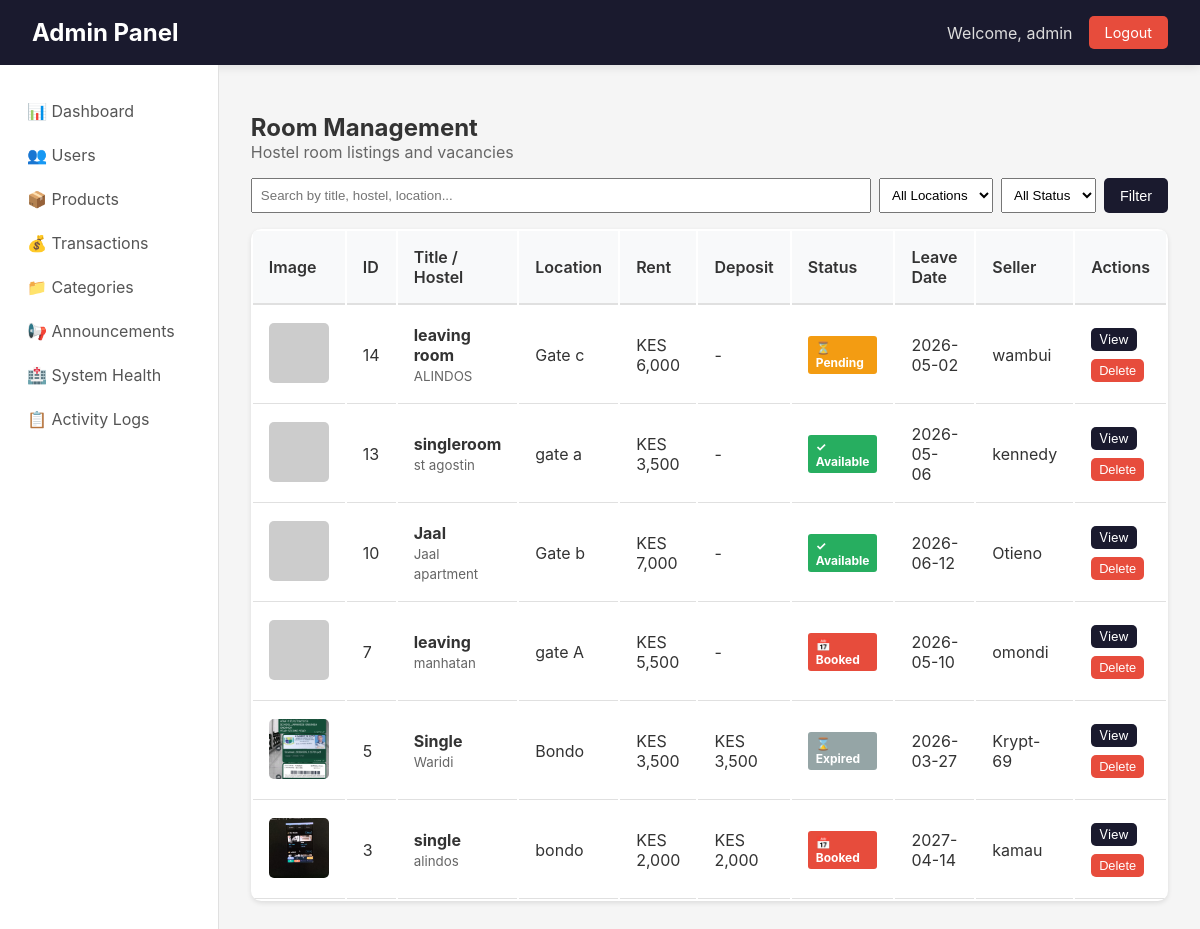
The page /admin/rooms (signed in) on the database its author committed.
### app/models.py (models this page shows, shortened)
class User(UserMixin, db.Model):
    __tablename__ = 'users'
    id = db.Column(db.Integer, primary_key=True)
    username = db.Column(db.String(80), unique=True, nullable=False)
    email = db.Column(db.String(120), unique=True, nullable=False)
    password_hash = db.Column(db.String(128))
    phone = db.Column(db.String(20))
    created_at = db.Column(db.DateTime, default=datetime.utcnow)
    google_id = db.Column(db.String(100), unique=True, nullable=True)
    profile_picture = db.Column(db.String(500), nullable=True)
    products = db.relationship('Product',
        foreign_keys='Product.seller_id',
        back_populates='seller',
        lazy=True
    )
    payments = db.relationship('Payment',
        back_populates='payment_user',
        lazy=True
    )
    phone_number = db.Column(db.String(20))
    campus_location = db.Column(db.String(100))
    hostel_name = db.Column(db.String(100))
    hostel_room = db.Column(db.String(20))
    whatsapp_number = db.Column(db.String(20))
    show_contact_details = db.Column(db.Boolean, default=True)
    contact_preference = db.Column(db.String(20), default='whatsapp')
    is_admin = db.Column(db.Boolean, default=False)
    conversations_as_buyer = db.relationship('Chat',
        foreign_keys='Chat.buyer_id',
        back_populates='buyer',
        lazy=True,
        cascade='all, delete-orphan'
    )
    conversations_as_seller = db.relationship('Chat',
        foreign_keys='Chat.seller_id',
        back_populates='seller',
        lazy=True,
        cascade='all, delete-orphan'
    )
    sent_messages = db.relationship('Message',
        foreign_keys='Message.sender_id',
        back_populates='sender',
        lazy=True,
        cascade='all, delete-orphan'
    )
    sent_offers = db.relationship('Offer',
        foreign_keys='Offer.buyer_id',
        back_populates='offer_buyer',
        lazy=True
    )
    received_offers = db.relationship('Offer',
        foreign_keys='Offer.seller_id',
        back_populates='offer_seller',
        lazy=True
    )

class Product(db.Model):
    __tablename__ = 'products'
    id = db.Column(db.Integer, primary_key=True)
    title = db.Column(db.String(100), nullable=False)
    description = db.Column(db.Text)
    price = db.Column(db.Float, nullable=False)
    condition = db.Column(db.String(20))
    contact_info = db.Column(db.Text)
    is_fast_moving = db.Column(db.Boolean, default=False)
    is_active = db.Column(db.Boolean, default=True)
    is_sold = db.Column(db.Boolean, default=False)
    Token = db.Column(db.Float, nullable=False)
    category_id = db.Column(db.Integer, db.ForeignKey('categories.id'), nullable=False)
    seller_id = db.Column(db.Integer, db.ForeignKey('users.id'), nullable=False)
    image_group_id = db.Column(db.Integer, db.ForeignKey('product_image_groups.id'), nullable=True)
    created_at = db.Column(db.DateTime, default=datetime.utcnow)
    updated_at = db.Column(db.DateTime, default=datetime.utcnow, onupdate=datetime.utcnow)
    hostel_name = db.Column(db.String(100), nullable=False, default='')
    location = db.Column(db.String(100), nullable=False, default='')
    leave_date = db.Column(db.DateTime, nullable=False, default=datetime.utcnow)
    room_type = db.Column(db.String(20), default='single')
    deposit = db.Column(db.Float, default=0)
    commission_percentage = db.Column(db.Float, default=0)
    is_commission_listing = db.Column(db.Boolean, default=False)
    status = db.Column(db.String(20), default='available')
    agreement_user_id = db.Column(db.Integer, db.ForeignKey('users.id'), nullable=True)
    agreement_expires_at = db.Column(db.DateTime, nullable=True)
    booked_at = db.Column(db.DateTime, nullable=True)
    total_unlocks = db.Column(db.Integer, default=0)
    last_interest_update = db.Column(db.DateTime, default=datetime.utcnow)
    payments = db.relationship('Payment', back_populates='product', lazy=True, cascade="all, delete-orphan")
    chats = db.relationship('Chat', back_populates='product', lazy=True, cascade='all, delete-orphan')
    offers = db.relationship('Offer', back_populates='product', lazy=True, cascade='all, delete-orphan')
    unlocks = db.relationship(
    'ProductUnlock',
    back_populates='product',
    cascade='all, delete-orphan'
)
    notifications = db.relationship(
    'Notification',
    back_populates='product',
    cascade='all, delete-orphan'
)
    agreement_user = db.relationship('User', foreign_keys=[agreement_user_id])
    category = db.relationship('Category', back_populates='products')
    seller = db.relationship('User', foreign_keys=[seller_id], back_populates='products')
    image_group = db.relationship('ProductImageGroup', back_populates='product')

class ProductImage(db.Model):
    __tablename__ = 'product_images'
    id = db.Column(db.Integer, primary_key=True)
    filename = db.Column(db.String(255), nullable=False)
    filepath = db.Column(db.String(500), nullable=False)
    uploaded_at = db.Column(db.DateTime, default=datetime.utcnow)
    group_id = db.Column(db.Integer, db.ForeignKey('product_image_groups.id'))
    group = db.relationship('ProductImageGroup', back_populates='images')

### app/admin/routes.py (the view)
@admin_bp.route('/rooms')
@login_required
@admin_required
def rooms():
    page = request.args.get('page', 1, type=int)
    search = request.args.get('search', '')
    status = request.args.get('status', 'all')
    location = request.args.get('location', '')
    query = Product.query.filter(
        Product.hostel_name != '',
        Product.hostel_name.isnot(None)
    )
    if search:
        query = query.filter(
            (Product.title.ilike(f'%{search}%')) |
            (Product.hostel_name.ilike(f'%{search}%')) |
            (Product.location.ilike(f'%{search}%'))
        )
    if location:
        query = query.filter(Product.location.ilike(f'%{location}%'))
    if status == 'available':
        query = query.filter(Product.status == 'available', Product.is_active == True)
    elif status == 'pending':
        query = query.filter(Product.status == 'pending')
    elif status == 'booked':
        query = query.filter(Product.status == 'booked')
    elif status == 'expired':
        query = query.filter(Product.status == 'expired')
    elif status == 'inactive':
        query = query.filter(Product.is_active == False)
    rooms = query.order_by(Product.created_at.desc()).paginate(page=page, per_page=20, error_out=False)
    locations = db.session.query(Product.location).filter(
        Product.hostel_name != '',
        Product.location != ''
    ).distinct().all()
    locations = [loc[0] for loc in locations if loc[0]]
    return render_template('admin/rooms.html', rooms=rooms, search=search, status=status, location=location, locations=locations)

### app/admin/routes.py (called while the page is built)
def admin_required(f):
    @wraps(f)
    def decorated_function(*args, **kwargs):
        if not current_user.is_authenticated:
            flash('Please login to access admin area.', 'warning')
            return redirect(url_for('auth.login'))
        if not current_user.is_admin:
            flash('Admin access required.', 'error')
            return redirect(url_for('main.index'))
        return f(*args, **kwargs)
    return decorated_function

### app/models.py (called while the page is built)
@login_manager.user_loader
def load_user(user_id):
    return User.query.get(int(user_id))

### app/templates/admin/rooms.html (shortened to what this page needs)
{% extends "admin/base.html" %}
{% block content %}
<h2>Room Management</h2>
<p style="color: #666; margin-bottom: 1rem;">Hostel room listings and vacancies</p>
<div style="margin-bottom: 1rem;">
    <form method="GET" style="display: flex; gap: 0.5rem; flex-wrap: wrap;">
        <input type="text" name="search" placeholder="Search by title, hostel, location..." value="{{ search }}" style="flex: 2; padding: 0.5rem;">
        <select name="location" style="padding: 0.5rem;">
            <option value="">All Locations</option>
        </select>
        <select name="status" style="padding: 0.5rem;">
            <option value="all" {% if status == 'all' %}selected{% endif %}>All Status</option>
        </select>
        <button type="submit" class="btn btn-primary">Filter</button>
    </form>
</div>
<table class="data-table">
    <thead>
        <tr>
            <th>Image</th>
            <th>ID</th>
            <th>Title / Hostel</th>
            <th>Location</th>
            <th>Rent</th>
            <th>Deposit</th>
            <th>Status</th>
            <th>Leave Date</th>
            <th>Seller</th>
            <th>Actions</th>
        </tr>
    </thead>
    <tbody>
        {% for room in rooms.items %}
        <tr>
            <td>
                {% if room.image_group and room.image_group.images %}
                    <img src="{{ url_for('static', filename='uploads/product_images/' + room.image_group.images[0].filename) }}"
                         class="room-image"
                         alt="{{ room.title }}"
                         onerror="this.onerror=null; this.src='https://via.placeholder.com/60?text=No+Image'">
                {% else %}
                    <div style="width: 60px; height: 60px; background: #f0f0f0; display: flex; align-items: center; justify-content: center; border-radius: 5px;">🏠</div>
                {% endif %}
            </td>
            <td>{{ room.id }}</td>
            <td>
                <strong>{{ room.title[:35] }}</strong><br>
                <small style="color: #666;">{{ room.hostel_name }}</small>
            </td>
            <td>{{ room.location }}</td>
            <td>KES {{ "{:,.0f}".format(room.price) }}</td>
            <td>{% if room.deposit > 0 %}KES {{ "{:,.0f}".format(room.deposit) }}{% else %}-{% endif %}</td>
            <td>
                <span class="status-badge status-{{ room.status }}">
                    {% if room.status == 'available' %}✓ Available
                    {% elif room.status == 'pending' %}⏳ Pending
                    {% elif room.status == 'booked' %}📅 Booked
                    {% elif room.status == 'expired' %}⌛ Expired
                    {% else %}❌ Inactive{% endif %}
                </span>
            </td>
            <td>{{ room.leave_date.strftime('%Y-%m-%d') if room.leave_date else '-' }}</td>
            <td>{{ room.seller.username if room.seller else 'N/A' }}</td>
            <td>
                <div style="display: flex; gap: 0.5rem; flex-wrap: wrap;">
                    <a href="{{ url_for('admin.room_detail', room_id=room.id) }}" class="btn btn-sm btn-primary">View</a>
                    <form method="POST" action="{{ url_for('admin.delete_room', room_id=room.id) }}"
                          onsubmit="return confirm('Delete this room listing? This cannot be undone.');"
                          style="display: inline;">
                        <button type="submit" class="btn btn-sm btn-danger">Delete</button>
                    </form>
                </div>
            </td>
        </tr>
        {% endfor %}
    </tbody>
</table>
{% endblock %}

### app/templates/admin/base.html (shortened to what this page needs)
<!DOCTYPE html>
<html lang="en">
<head>
</head>
<body>
    <header class="admin-header">
        <h1><a href="{{ url_for('admin.dashboard') }}">Admin Panel</a></h1>
        <div class="admin-user">
            <span>Welcome, {{ current_user.username }}</span>
            <a href="{{ url_for('auth.logout') }}" class="logout-btn">Logout</a>
        </div>
    </header>
    <div class="admin-container">
        <nav class="admin-sidebar">
            <a href="{{ url_for('admin.dashboard') }}" class="{% if request.endpoint == 'admin.dashboard' %}active{% endif %}">
                📊 Dashboard
            </a>
            <a href="{{ url_for('admin.users') }}" class="{% if request.endpoint == 'admin.users' or request.endpoint == 'admin.user_detail' %}active{% endif %}">
                👥 Users
            </a>
            <a href="{{ url_for('admin.products') }}" class="{% if request.endpoint == 'admin.products' %}active{% endif %}">
                📦 Products
            </a>
            <a href="{{ url_for('admin.transactions') }}" class="{% if request.endpoint == 'admin.transactions' %}active{% endif %}">
                💰 Transactions
            </a>
            <a href="{{ url_for('admin.categories') }}" class="{% if request.endpoint == 'admin.categories' %}active{% endif %}">
                📁 Categories
            </a>
            <a href="{{ url_for('announcements.admin') }}" class="{% if request.endpoint == 'announcements.admin' %}active{% endif %}">
    📢 Announcements
</a>
<a href="{{ url_for('admin.system_health') }}" class="{% if request.endpoint == 'admin.system_health' %}active{% endif %}">
    🏥 System Health
</a>
<a href="{{ url_for('admin.admin_logs') }}" class="{% if request.endpoint == 'admin.admin_logs' %}active{% endif %}">
    📋 Activity Logs
</a>
        </nav>
        <main class="admin-content">
            {% block content %}{% endblock %}
        </main>
    </div>
</body>
</html>

### app/templates/admin/base.html (style rules this page uses)
* { margin: 0; padding: 0; box-sizing: border-box; }
body { font-family: -apple-system, BlinkMacSystemFont, 'Segoe UI', Roboto, 'Helvetica Neue', Arial, sans-serif; background: #f5f5f5; color: #333; }
.admin-header { background: #1a1a2e; color: white; padding: 1rem 2rem; display: flex; justify-content: space-between; align-items: center; box-shadow: 0 2px 10px rgba(0,0,0,0.1); }
.admin-header h1 { font-size: 1.5rem; }
.admin-header h1 a { color: white; text-decoration: none; }
.admin-user { display: flex; align-items: center; gap: 1rem; }
.admin-user span { color: #ddd; }
.logout-btn { background: #e74c3c; color: white; padding: 0.5rem 1rem; text-decoration: none; border-radius: 5px; font-size: 0.9rem; }
.admin-container { display: flex; min-height: calc(100vh - 64px); }
.admin-sidebar { width: 250px; background: white; border-right: 1px solid #e0e0e0; padding: 1.5rem 0; }
.admin-sidebar a { display: block; padding: 0.75rem 1.5rem; color: #555; text-decoration: none; transition: all 0.3s; border-left: 3px solid transparent; }
.admin-content { flex: 1; padding: 2rem; }
.data-table { background: white; border-radius: 10px; overflow: hidden; box-shadow: 0 2px 5px rgba(0,0,0,0.1); width: 100%; }
.data-table th { background: #f8f9fa; padding: 1rem; text-align: left; font-weight: 600; border-bottom: 2px solid #e0e0e0; }
.data-table td { padding: 1rem; border-bottom: 1px solid #e0e0e0; }
.btn { padding: 0.5rem 1rem; border: none; border-radius: 5px; cursor: pointer; font-size: 0.9rem; text-decoration: none; display: inline-block; }
.btn-sm { padding: 0.25rem 0.5rem; font-size: 0.8rem; }
.btn-primary { background: #1a1a2e; color: white; }
.btn-danger { background: #e74c3c; color: white; }

### app/templates/admin/rooms.html (style rules this page uses)
.room-image { width: 60px; height: 60px; object-fit: cover; border-radius: 5px; }
.status-badge { display: inline-block; padding: 0.25rem 0.5rem; border-radius: 3px; font-size: 0.75rem; font-weight: bold; }
.status-available { background: #27ae60; color: white; }
.status-pending { background: #f39c12; color: white; }
.status-booked { background: #e74c3c; color: white; }
.status-expired { background: #95a5a6; color: white; }

### rows shown on the page
User: username "admin"
Product: id "14", title "leaving room", hostel_name "ALINDOS", location "Gate c", price "6,000", status "⏳ Pending", leave_date "2026-05-02", seller "wambui"
Product: id "13", title "singleroom", hostel_name "st agostin", location "gate a", price "3,500", status "✓ Available", leave_date "2026-05-06", seller "kennedy"
Product: id "10", title "Jaal", hostel_name "Jaal apartment", location "Gate b", price "7,000", status "✓ Available", leave_date "2026-06-12", seller "Otieno"
Product: id "7", title "leaving", hostel_name "manhatan", location "gate A", price "5,500", status "📅 Booked", leave_date "2026-05-10", seller "omondi"
Product: filename (picture), id "5", title "Single", hostel_name "Waridi", location "Bondo", price "3,500", deposit "3,500", status "⌛ Expired", leave_date "2026-03-27", seller "Krypt-69"
Product: filename (picture), id "3", title "single", hostel_name "alindos", location "bondo", price "2,000", deposit "2,000", status "📅 Booked", leave_date "2027-04-14", seller "kamau"
